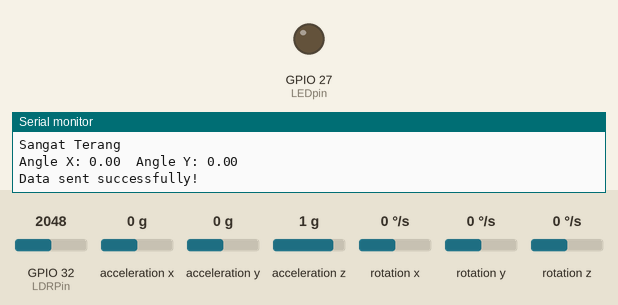
Recording of a sketch running on a simulated ESP32. Shown: output pins drawn as LEDs (lit = HIGH), the last lines printed to the serial monitor. The inputs (shaded band) are chosen by the test bench; at power-on: GPIO 32 (LDRPin) = 2048, acceleration x 0 g, acceleration y 0 g, acceleration z 1 g, rotation x 0 °/s, rotation y 0 °/s, rotation z 0 °/s. WiFi joins after 1.5 s; servers stay silent unless stated; uploads are accepted with an empty reply.

Above: at 6.2 s.
6.3 s: GPIO 32 (LDRPin) set to 533
10.1 s: GPIO 32 (LDRPin) set to 452
At 11.5 s:
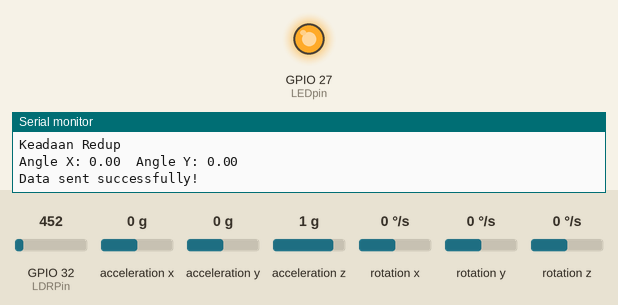
19.8 s: GPIO 32 (LDRPin) set to 540
At 21.6 s:
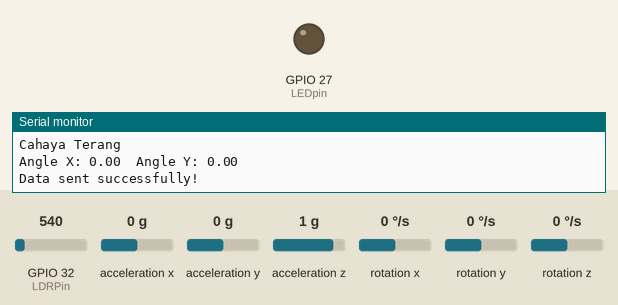
22.3 s: GPIO 32 (LDRPin) set to 460
At 23.9 s:
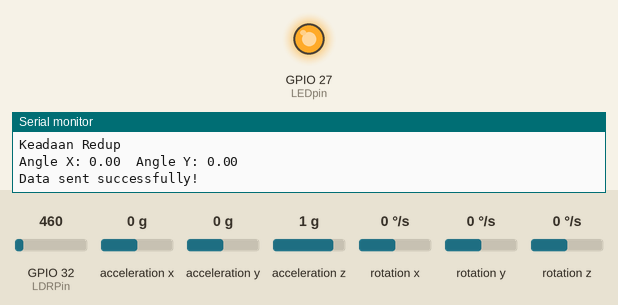
Timing chart, 0 to 25.4 s (numbered marks = the images above; inputs shaded):
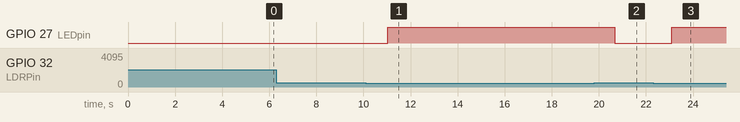

The sketch:

kegiatan2.ino
```cpp
// #include <Wire.h>
// #include <MPU6050_tockn.h>
// #include <HTTPClient.h>
// #include <WiFi.h>

// MPU6050 mpu6050(Wire);

// const int LDRPin = 34;
// // const char* ssid = "nauzyx2";
// // const char* password = "12345678";
// const char* serverName = "https://piranti.natee.my.id/input";
// const char* apiKey = "iosdjfojdsojfojsdojfsd";

// // void connectToWiFi() {
// //   WiFi.begin(ssid, password);
// //   while (WiFi.status() != WL_CONNECTED) {
// //     delay(1000);
// //     Serial.println("Connecting to WiFi....");
// //   }
// //   Serial.println("Connected to WiFi");
// //   Serial.println("Local IP: " + WiFi.localIP().toString());
// // }

// void analyzeLightSensor(int lightSensorValue) {
//   Serial.print("Light Sensor Value: ");
//   Serial.println(lightSensorValue);

//   if (lightSensorValue >= 0 && lightSensorValue <= 50) {
//     Serial.println("Sangat Terang");
//   } else if (lightSensorValue > 50 && lightSensorValue <= 500) {
//     Serial.println("Cahaya Terang");
//   } else if (lightSensorValue > 500 && lightSensorValue <= 2000) {
//     Serial.println("Keadaan Redup");
//   } else {
//     Serial.println("Keadaan Gelap");
//   }
// }

// void analyzeMPUSensor() {

//   Serial.print("Angle X: ");
//   Serial.print(mpu6050.getAngleX());
//   Serial.print("\tAngle Y: ");
//   Serial.println(mpu6050.getAngleY());

//   if (mpu6050.getAngleX() > 10) {
//     Serial.println("Sensor Miring Kiri");
//   } else if (mpu6050.getAngleX() < -10) {
//     Serial.println("Sensor Miring Kanan");
//   } else if (mpu6050.getAngleY() > 10) {
//     Serial.println("Sensor Miring Depan");
//   } else if (mpu6050.getAngleY() < -10) {
//     Serial.println("Sensor Miring Belakang");
//   }
// }

// void sendDataToServer(int lightSensorValue) {
//   char url[256];
//   sprintf(url, "%s?apikey=%s&angkax=%f&angkay=%f&kemiringanx=%f&kemiringany=%f&sensor=%d",
//           serverName, apiKey, mpu6050.getAngleX(), mpu6050.getAngleY(), mpu6050.getAngleX(), mpu6050.getAngleY(), lightSensorValue);

//   HTTPClient http;
//   http.begin(url);
//   int httpResponseCode = http.GET();

//   if (httpResponseCode == 200) {
//     Serial.println("Data sent successfully!");
//   } else {
//     Serial.print("Error code: ");
//     Serial.println(httpResponseCode);
//   }

//   http.end();
// }

// void setup() {
//   Serial.begin(9600);
//   pinMode(LDRPin, INPUT);

//   // connectToWiFi();

//   Wire.begin();
//   mpu6050.begin();
//   mpu6050.calcGyroOffsets();
// }

// void loop() {
//   int lightValue = analogRead(LDRPin);
//   int lightSensorValue = 4095 - lightValue;

//   analyzeLightSensor(lightSensorValue);
//   analyzeMPUSensor();
//   sendDataToServer(lightSensorValue);

//   delay(1000);
// }

#include <Wire.h>
#include <MPU6050_tockn.h>
#include <HTTPClient.h>
#include <WiFi.h>

MPU6050 mpu6050(Wire);

const int LDRPin = 32;
const int LEDpin = 27;
const char* ssid = "Widodo";
const char* password = "bigbunda123";
// const char* serverName = "https://piranti.natee.my.id/input";
const char* serverName = "http://192.168.178.81/modul4/input.php";
const char* apiKey = "iosdjfojdsojfojsdojfsd";


void connectToWiFi() {
  WiFi.begin(ssid, password);
  while (WiFi.status() != WL_CONNECTED) {
    delay(1000);
    Serial.println("Connecting to WiFi....");
  }
  Serial.println("Connected to WiFi");
  Serial.println("Local IP: " + WiFi.localIP().toString());
}

void analyzeLightSensor(int lightSensorValue) {
  Serial.print("Light Sensor Value: ");
  Serial.println(lightSensorValue);

  if (lightSensorValue >= 0 && lightSensorValue <= 50) {
    Serial.println("Keadaan Gelap");
    digitalWrite(LEDpin, HIGH);  // Nyalakan LED
  } else if (lightSensorValue > 50 && lightSensorValue <= 500) {
    Serial.println("Keadaan Redup");
    digitalWrite(LEDpin, HIGH);  // Nyalakan LED
  } else if (lightSensorValue > 500 && lightSensorValue <= 2000) {
    Serial.println("Cahaya Terang");
    digitalWrite(LEDpin, LOW);  // Matikan LED
  } else {
    Serial.println("Sangat Terang");
    digitalWrite(LEDpin, LOW);  // Matikan LED
  }
}

void analyzeMPUSensor() {
  mpu6050.update();
  Serial.print("Angle X: ");
  Serial.print(mpu6050.getAngleX());
  Serial.print("\tAngle Y: ");
  Serial.println(mpu6050.getAngleY());

  if (mpu6050.getAngleX() > 10) {
    Serial.println("Sensor Miring Kiri");
  } else if (mpu6050.getAngleX() < -10) {
    Serial.println("Sensor Miring Kanan");
  } else if (mpu6050.getAngleY() > 10) {
    Serial.println("Sensor Miring Depan");
  } else if (mpu6050.getAngleY() < -10) {
    Serial.println("Sensor Miring Belakang");
  }
}
void sendDataToServer(int lightSensorValue) {
  char url[256];
  sprintf(url, "%s?apikey=%s&angkax=%f&angkay=%f&kemiringanx=%f&kemiringany=%f&sensor=%d",
          serverName, apiKey, mpu6050.getAngleX(), mpu6050.getAngleY(), mpu6050.getAngleX(), mpu6050.getAngleY(), lightSensorValue);

  HTTPClient http;
  http.begin(url);
  int httpResponseCode = http.GET();

  if (httpResponseCode == 200) {
    Serial.println("Data sent successfully!");
  } else {
    Serial.print("Error code: ");
    Serial.println(httpResponseCode);
  }

  http.end();
}

void setup() {
  Serial.begin(9600);
  pinMode(LDRPin, INPUT);

  connectToWiFi();
  pinMode(LEDpin, OUTPUT);
  Wire.begin();
  mpu6050.begin();
  mpu6050.calcGyroOffsets();
}

void loop() {
  int lightValue = analogRead(LDRPin);
  analyzeLightSensor(lightValue);
  analyzeMPUSensor();
  sendDataToServer(lightValue);
  delay(1000);
}
```

Measured:
- the behaviour switches between 501 and 500 on GPIO 32 (LDRPin) (found by bisection; images 0 and 1)
- after the input at 10.1 s, GPIO 27 (LEDpin): LOW → HIGH after 0.94 s
- after the input at 19.8 s, GPIO 27 (LEDpin): HIGH → LOW after 0.88 s
- after the input at 22.3 s, GPIO 27 (LEDpin): LOW → HIGH after 0.79 s
